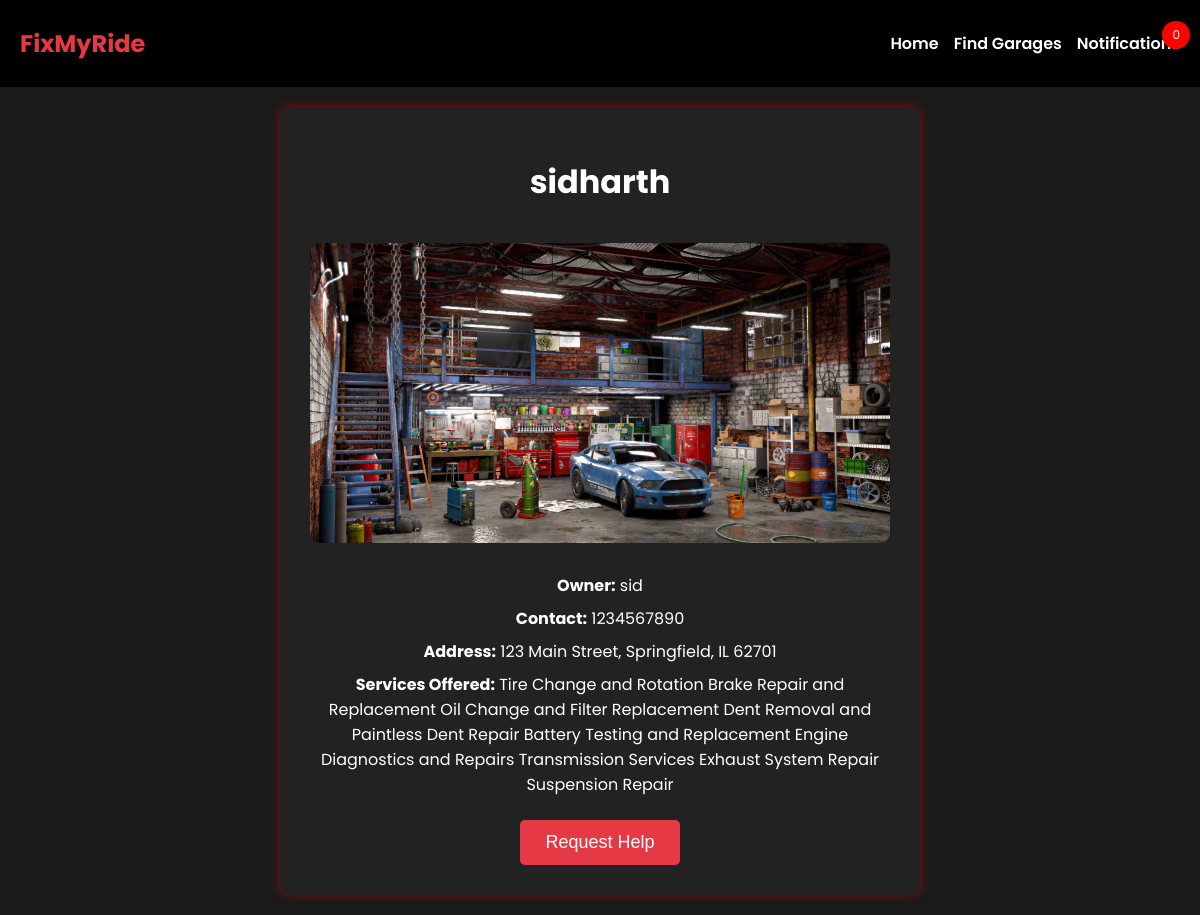
The app's page /garage/1/ with its own data.
### myapp/models.py (models this page shows, shortened)
class Garage(models.Model):
    name = models.CharField(max_length=100, unique=True)
    owner_name = models.CharField(max_length=100)
    contact = models.CharField(max_length=15, unique=True)
    email = models.EmailField(unique=True)
    password = models.CharField(max_length=100)  # Store hashed password
    address = models.TextField()
    services_offered = models.TextField()
    image = models.ImageField(null=True, blank=True, upload_to="images/")
    is_approved = models.BooleanField(default=False)  # Approval status

### myapp/views.py (the view)
# urls.py: path('garage/<int:pk>/', views.garage_detail, name='garage_detail'),
def garage_detail(request, pk):
    cr = Garage.objects.get(id=pk)
    return render(request, "garage_view.html", {
        'cr': cr,
        'is_logged_in': 'customer_id' in request.session
    })

### templates/garage_view.html (shortened to what this page needs)
{% load static %}
<!DOCTYPE html>
<html lang="en">
<head>
    <link rel="stylesheet" href="{% static 'css/garage_detail.css' %}">
    <link rel="stylesheet" href="https://cdnjs.cloudflare.com/ajax/libs/font-awesome/6.0.0/css/all.min.css">
</head>
<body>
    <nav class="navbar">
        <div class="logo">FixMyRide</div>
        <ul class="nav-links">
            <li><a href="{% url 'home' %}">Home</a></li>
            <li><a href="{% url 'user_dashboard' %}">Find Garages</a></li>
            <li>
                <div class="notification-link" id="notificationLink">
                    <a href="#" id="notificationsLink">Notifications</a>
                    <span class="notification-badge" id="notificationBadge">0</span>
                </div>
            </li>
        </ul>
    </nav>
    <div class="container">
        <div class="garage-card" data-garage-id="{{ cr.id }}">
            <h1>{{ cr.name }}</h1>
            {% if cr.image %}
                <img src="{{ cr.image.url }}" alt="{{ cr.name }}" class="garage-image">
            {% endif %}
            <p><strong>Owner:</strong> {{ cr.owner_name }}</p>
            <p><strong>Contact:</strong> {{ cr.contact }}</p>
            <p><strong>Address:</strong> {{ cr.address }}</p>
            <p><strong>Services Offered:</strong> {{ cr.services_offered }}</p>
            <button class="request-help" id="openModal" data-garage-id="{{ cr.id }}">Request Help</button>
        </div>
    </div>
</body>
</html>

### static/css/garage_detail.css (style rules this page uses)
* { text-decoration: none; }
body { font-family: 'Poppins', sans-serif; background-color: #1a1a1a; color: white; margin: 0; padding: 0; }
.navbar { display: flex; justify-content: space-between; align-items: center; background-color: black; padding: 15px 20px; position: relative; z-index: 10; }
.logo { color: #E63946; font-size: 24px; font-weight: bold; }
.nav-links { list-style: none; padding: 0; display: flex; gap: 15px; }
.nav-links li { display: inline; position: relative; }
.nav-links a { color: white; text-decoration: none; font-weight: 600; transition: color 0.3s; }
.container { display: flex; justify-content: center; align-items: center; min-height: 80vh; padding: 20px; }
.garage-card { background: #222; padding: 30px; border-radius: 10px; width: 50%; box-shadow: 0px 0px 10px rgba(255, 0, 0, 0.5); text-align: center; max-width: 600px; }
.garage-image { width: 100%; height: auto; max-height: 300px; object-fit: cover; border-radius: 10px; margin: 15px 0; }
.garage-card p { font-size: 16px; margin: 8px 0; }
.request-help { background-color: #E63946; color: white; border: none; padding: 12px 25px; font-size: 18px; border-radius: 5px; cursor: pointer; transition: background 0.3s ease, transform 0.2s ease; margin-top: 15px; }
.notification-link { position: relative; cursor: pointer; }
.notification-badge { position: absolute; top: -10px; right: -10px; background-color: red; color: white; border-radius: 50%; padding: 5px 10px; font-size: 12px; }

### records on screen
Garage: name "sidharth", image (picture), owner_name "sid", contact "1234567890", address "123 Main Street, Springfield, IL 62701", services_offered "Tire Change and Rotation Brake Repair and Replacement Oil Change and Filter Replacement Dent Removal and Paintless Dent Repair Battery Testing and Replacement Engine Diagnostics and Repairs Transmission Services Exhaust System Repair Suspension Repair"
